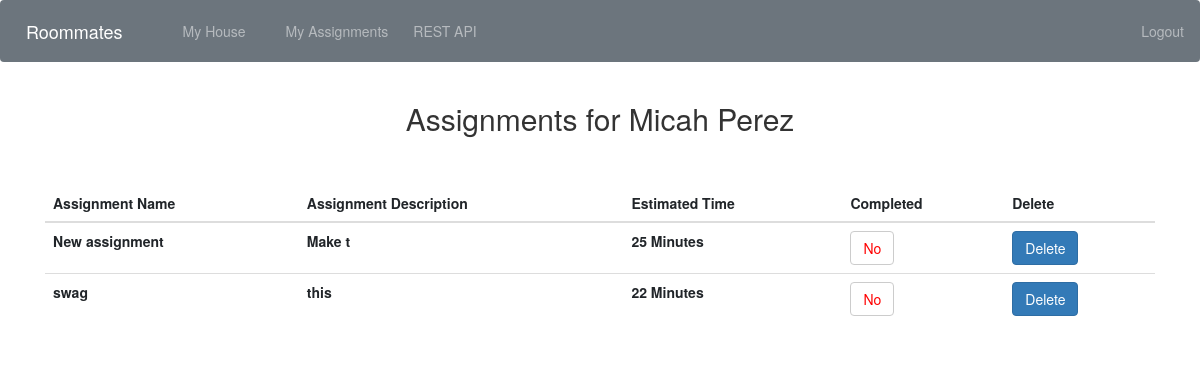
Page /assignments/ (signed in) on the committed database.
### house/models.py (models this page shows)
class Assignment(models.Model):
    User = models.ForeignKey(User, on_delete=models.CASCADE)
    Assignment_Name = models.CharField(max_length=20)
    Assignment_Description = models.CharField(max_length=100)
    Estimated_Time =  models.IntegerField(default='0',
            validators=[
            MaxValueValidator(120),
            MinValueValidator(1)
        ]
     )
    COMPLETE = (
        ('Yes','Yes'),
        ('No','No'),
    )
    Completed = models.CharField(max_length=3, choices=COMPLETE, default='No')

### assignments/views.py (the view, shortened to what this page needs)
# urls.py: path('assignments/', assignments_views.assignments, name='assignments'),
@login_required(login_url='/login/')
def assignments(request):
    current_user = Group_User.objects.filter(User =  request.user)
    current_user = current_user[0].User
    Assignments = Assignment.objects.all()
    if (request.method == "GET" and "delete" in request.GET):
        id = request.GET["delete"]
        deleted_assignment = Assignment.objects.filter(id=id)
        deleted_assignment[0].delete()
    return render(request, 'assignments/assignments.html', {'current_user':current_user, 'Assignments':Assignments})

### templates/assignments/assignments.html (shortened to what this page needs)
<!DOCTYPE html>
<html>
<head>
  {% include "bootstrap.html" %}
  {% load static %}
</head>
<body>
{% include "navigation.html" %}
    <div class="container" align="center">
      <h2> Assignments for {{current_user.first_name}} {{current_user.last_name}} </h2>
      <br></br>
      <table style="width:100%"  class="table">
      <thead>
          <tr>
            <th scope="col"> Assignment Name </th>
            <th scope="col"> Assignment Description </th>
            <th scope="col"> Estimated Time </th>
            <th scope="col"> Completed </th>
            <th scope="col"> Delete </th>
          </tr>
      </thead>
      <tbody>
      {% for assignment in Assignments %}
        {% if assignment.User.id == current_user.id %}
          <tr>
            <th> {{ assignment.Assignment_Name }} </th>
            <th> {{ assignment.Assignment_Description }} </th>
            <th> {{ assignment.Estimated_Time }} Minutes </th>
            {% if assignment.Completed == 'No' %}
            <form method="POST" class="post-form" >{% csrf_token %}
              <th>  <button type="submit" class="save btn btn-default" name="location" style="color: red" value= "{{ assignment.pk}}">{{ assignment.Completed }}</button> </th>
            </form>
            {% else %}
            <form method="POST" class="post-form" >{% csrf_token %}
              <th>  <button type="submit" class="save btn btn-default" name="location" style="color: green" value= "{{ assignment.pk}}">{{ assignment.Completed }}</button> </th>
            </form>
          {% endif %}
          <th>
            <form method="GET" class="delete">{% csrf_token %}
              <a class="btn btn-primary" href="#" onclick="confirmDeleteModal({{ assignment.pk }})">Delete</a>
          </form>
        </th>
      </tr>
        {% endif %}
      {% endfor %}
      </tbody>
      </table>
    </div>
</body>
</html>

### rows in the picture
Assignment: Assignment_Name "New assignment", Assignment_Description "Make t", Estimated_Time "25", {{ assignment.pk }} 7 (drawn), Completed "No"
Assignment: Assignment_Name "swag", Assignment_Description "this", Estimated_Time "22", {{ assignment.pk }} 8 (drawn), Completed "No"

### other values in the picture
{{ current_user.first_name }} "Micah"
{{ current_user.last_name }} "Perez"
